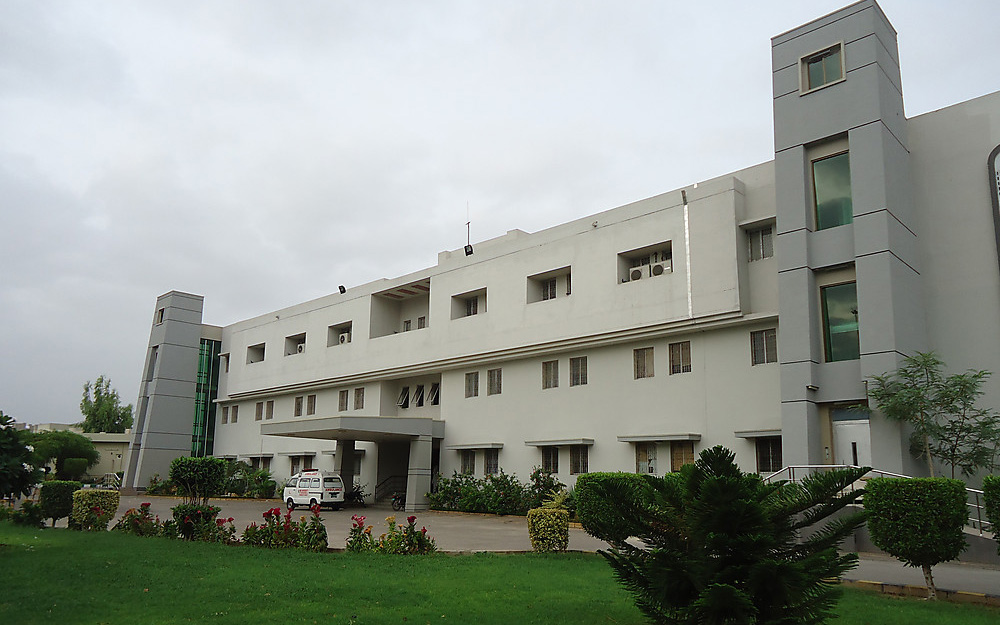
#> input picture Lab exercises/ned.jpg, 1000 x 625 px
$ jupyter execute lab_10_4.ipynb
#> lines starting #> are read from the running program, lines starting #| are printed output that depends on the picture
[cell 1]
from PIL import Image, ImageEnhance

[cell 2]
img = Image.open("ned.jpg")
#> img is the input picture: PIL image 1000x625 RGB; mean R, G, B 140.5, 146.6, 138.4
enhancer = ImageEnhance.Color(img)
enhanced_img = enhancer.enhance(0)
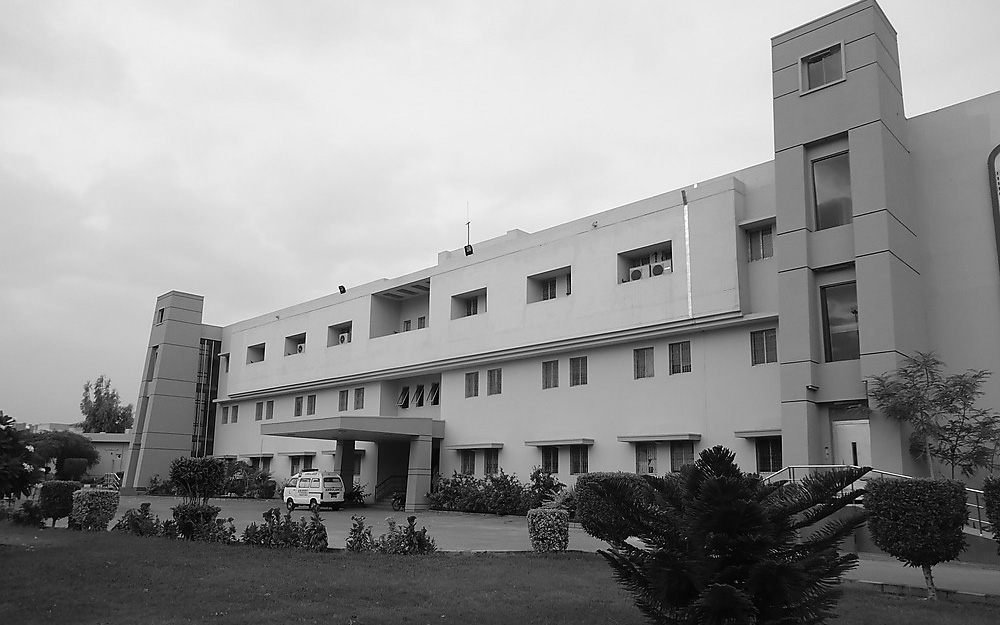
#> enhanced_img: PIL image 1000x625 RGB; min 0, max 255, mean 143.9
